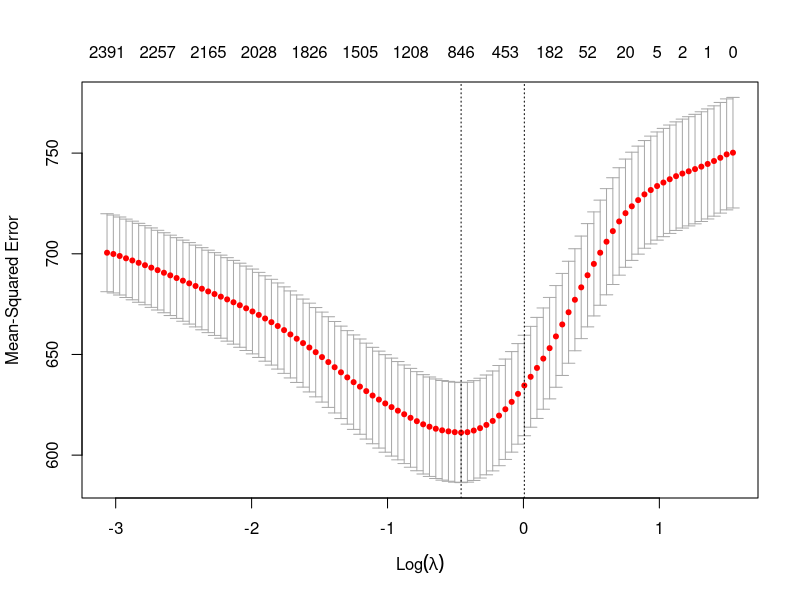

Generate this figure with R:
## ---- chunk 1
library(tidyverse)

x <- c(1)
movies_data <- read.csv("movie_data.csv")
movies_clean <- movies_data
movies_clean %>% map(~sum(is.na(.)))

movies_data <- read.csv("movie_data.csv")
head(movies_data)

movies_data <- drop_na(movies_data)
movies_clean <- movies_data
movies_clean %>% map(~sum(is.na(.)))

movies_clean$Run.Time <- movies_data$Run.Time %>% str_extract_all("\\d+") %>% map(~as.numeric(.)) %>%
  map(~.[1] * 60 + .[2]) %>% unlist()
## ---- chunk 2
#converted everything to seconds
movies_clean$Run.Time <-
  movies_clean$Run.Time %>%
  str_extract_all("\\d+") %>%
  map(as.numeric) %>%
  map(~ .[1] * 60 + dplyr::coalesce(.[2], 0)) %>%
  unlist()
## ---- chunk 3
km <- function(string){
  if(!is.na(as.numeric(string))){
    num <- as.numeric(string)
  }
  if(str_detect(string, "K")){
    num <- as.numeric(str_sub(string, 1, -2)) * 1000
  }
  if(str_detect(string, "M")){
    num <- as.numeric(str_sub(string, 1, -2)) * 1000000
  }
  num
}

movies_clean$Count.of.IMDb.Ratings <-
  movies_clean$Count.of.IMDb.Ratings %>%
  map_dbl(km)
## ---- chunk 4
movies_wide_genres <- movies_data %>% select(Title, Genre) %>% 
  separate_rows(Genre, sep = ",") %>%
  mutate(present = TRUE) %>%
  pivot_wider(
    names_from = Genre,
    values_from = present,
    values_fill = FALSE,
    values_fn = any
  )

movies_clean <- movies_clean %>% inner_join(movies_wide_genres, by = "Title")
## ---- chunk 5
library(dplyr)
library(tidyr)

movies_clean <- movies_data |> 
                  separate(
                    Release.Date,
                    into = c("Release.Date", "Country"),
                    sep = "\\(", 
                    fill= "right"
                    ) |>
                        mutate(date = str_trim(Release.Date),
                                Country = str_trim(sub("\\)$", "", Country)),
                                Release.Month= str_extract(date, "^[A-Za-z]+")
                              ) |>
                                relocate(Release.Month, .before = Release.Date)
## ---- chunk 6
library(tidyverse)
library(readr)
library(stringr)

#assume 3% average annual inflation
base_year <- 2026
annual_inflation <- 0.03 

#identify what currencies are there
movies_data %>%
  mutate(budget_currency = str_trim(str_extract(Budget, "^[^0-9]+"))) %>%
  count(budget_currency, sort = TRUE)

#exchange rates as of 20 Feb 2026
exchange_rates <- tibble(
  budget_currency = c("$", "£", "EUR", "CA$", "A$", "¥", "RUR", "₹", "CN¥", "R$", "THB"),
  rate_to_usd = c(
    1.00,   # USD
    1.35,   # GBP
    1.18,   # EUR
    0.73,   # CAD
    0.71,   # AUD
    0.0065, # JPY
    0.013,  # RUR (old russian ruble)
    0.011,  # INR
    0.14,   # CNY
    0.19,   # BRL
    0.032   # THB
  )
)

#convert
movies_clean <- movies_data %>%
  mutate(
    budget_usd_2026 = {
      currency <- str_trim(str_extract(Budget, "^[^0-9]+"))
      currency[is.na(currency)] <- "$"

      # standardize: old currencies to euro
      currency[currency == "€"] <- "EUR"
      currency[currency %in% c("DEM", "FRF")] <- "EUR"

      value <- parse_number(Budget) 

      rate <- exchange_rates$rate_to_usd[match(currency, exchange_rates$budget_currency)]
      rate[is.na(rate)] <- 1  # if no currency, treat as USD

      years <- base_year - as.integer(Year) 

      (value * rate) * (1 + annual_inflation)^years #inflate to 2026 USD (future value formula)
    }
  )
## ---- chunk 7
class(movies_clean[["Domestic.Gross"]][1]) #so we know its a character

movies_clean[["Domestic.Gross"]] <- as.numeric(gsub("[\\$,]", "", movies_clean[["Domestic.Gross"]]))

class(movies_clean[["Domestic.Gross"]][1])

#apply for other 2 gross figs
## ---- chunk 8
movies_clean[["Domestic.Weekend.Gross"]] <- as.numeric(gsub("[\\$,]", "", movies_clean[["Domestic.Weekend.Gross"]]))
## ---- chunk 9
movies_clean[["Worldwide.Gross"]] <- as.numeric(gsub("[\\$,]", "", movies_clean[["Worldwide.Gross"]]))
## ---- chunk 10
library(dplyr)
library(readr)

movies_clean <- movies_clean %>%
  mutate(
    domestic_gross_2026 =
      Domestic.Gross *
      (1 + annual_inflation)^(base_year - as.integer(Year)),

    domestic_weekend_gross_2026 =
      Domestic.Weekend.Gross *
      (1 + annual_inflation)^(base_year - as.integer(Year)),

    worldwide_gross_2026 =
      Worldwide.Gross *
      (1 + annual_inflation)^(base_year - as.integer(Year))
  )
## ---- chunk 11
movies_clean[["Rotten.Tomatoes.Rating"]] <- as.numeric(gsub("%", "", movies_clean[["Rotten.Tomatoes.Rating"]]))
## ---- chunk 12
#runtime, genre, certificate, budget, release month
# do genre and certificant different 

#perform lasso to select relevant variables
library(tidyverse)
library(glmnet)

movies_clean <- drop_na(movies_clean)

x <- model.matrix(
  Rotten.Tomatoes.Rating ~ Run.Time + Budget + Genre + Directors + Writers + Certificate,
  data = movies_clean
)[, -1] 

y <- movies_clean$Rotten.Tomatoes.Rating

set.seed(123)
lasso_cv <- cv.glmnet(x, y, alpha = 1)  

plot(lasso_cv)

best_lambda <- lasso_cv$lambda.min
best_lambda

coef(lasso_cv, s = "lambda.min")
